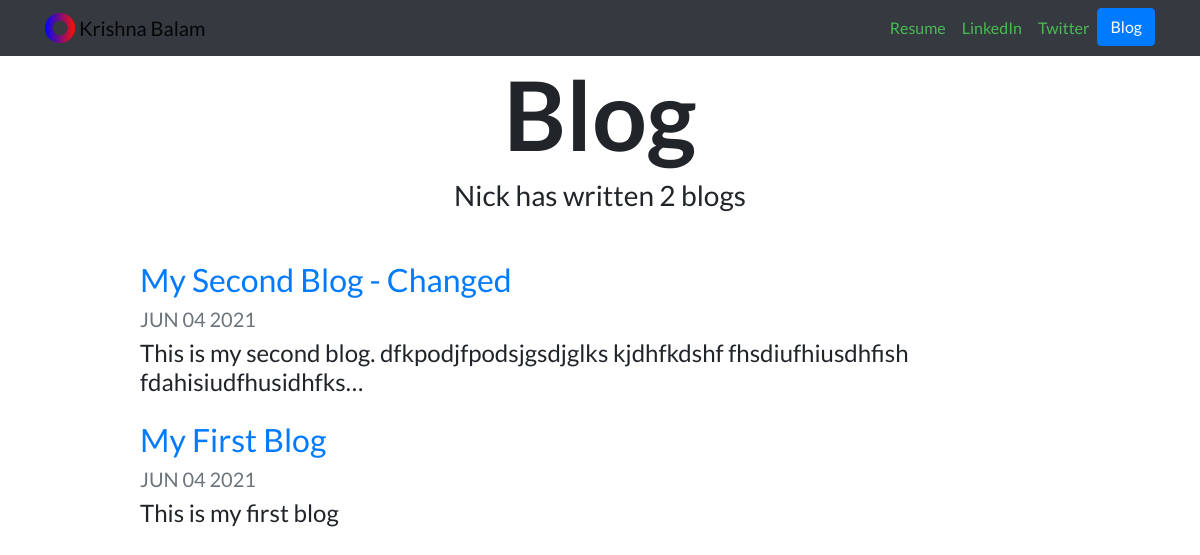
Screenshot of /blog/ with the database file from the repository.
### blog/models.py (models this page shows, shortened)
class Blog(models.Model):
    title = models.CharField(max_length=100, blank=False, null=False)
    description = models.TextField()
    publish_date = models.DateTimeField(auto_now=True)
    author = models.CharField(max_length=100, blank=False, null=False)

### blog/views.py (the view)
# urls.py: path('', views.all_blogs, name='all_blogs'),
def all_blogs(request):
    blogs = Blog.objects.order_by("-publish_date")
    return render(request, 'blog/all_blogs.html', {'blogs': blogs})

### blog/templates/blog/all_blogs.html
{% extends "portfolio/base.html" %}
{% load static %}
{% block content %}
<h1 id="blogtitle" class="font-weight-bold text-center">Blog</h1>
<h3 class="text-center mb-5">Nick has written {{ blogs.count }} blog{{ blogs.count|pluralize }}</h3>
{% for blog in blogs %}
<div class="row justify-content-center my-3">
  <div class="col-md-10">
    <a href="{% url 'blog:detail' blog.id %}">
      <h2>{{ blog.title }}</h2>
    </a>
    <h5 class="text-muted">{{ blog.publish_date|date:'M d Y'|upper }}</h5>
    <h4>{{ blog.description|striptags|truncatechars:100 }}</h4>
  </div>
</div>
{% endfor %}
{% endblock %}

### portfolio/static/portfolio/custom.css (style rules this page uses)
body { font-family: 'Lato', sans-serif; }
#blogtitle { font-size: 6rem; }

### rows the page displays
Blog: title "My Second Blog - Changed", publish_date "JUN 04 2021", description "This is my second blog. dfkpodjfpodsjgsdjglks kjdhfkdshf fhsdiufhiusdhfish fdahisiudfhusidhfks…"
Blog: title "My First Blog", publish_date "JUN 04 2021", description "This is my first blog"

### other values shown
{{ blogs.count }} "2"
